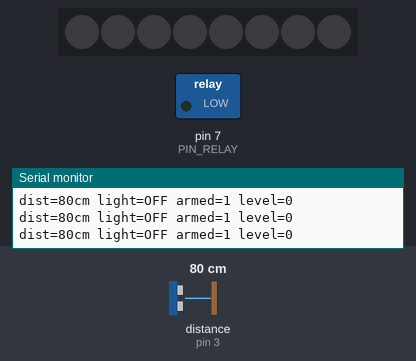
Bench run of a program on a simulated Arduino Nano, built with avr-gcc and run on an emulated ATmega328P. Parts: 8 RGB LEDs in strip order, left to right, switched loads named in the program (green lamp = pin HIGH), the last lines printed to the serial monitor. Wiring (inferred from the names in the program): ultrasonic range finder: trigger pin 2; echo pin 3. The test bench sets the inputs (shaded band); at power-on: distance to the obstacle (sensor on pin 3) 80 cm. The echo pulse lasts 58.3 µs per cm; dim RGB values are drawn brighter than linear; pins used as bus, display or sensor lines are not drawn.

Above: at 1.2 s.
1.3 s: distance to the obstacle (sensor on pin 3) set to 2 cm
At 1.47 s:
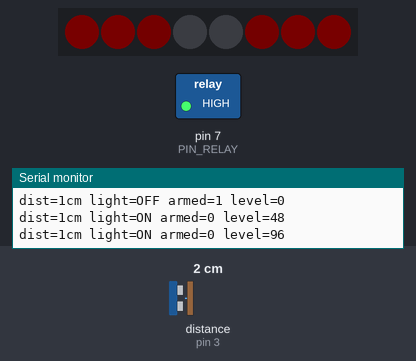
3.7 s: distance to the obstacle (sensor on pin 3) set to 18 cm
At 3.87 s:
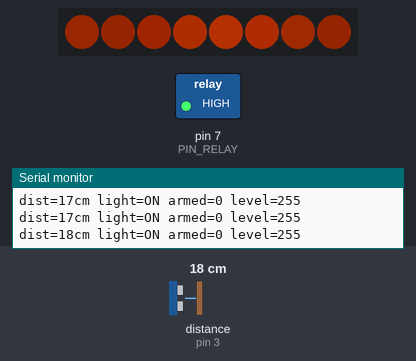
5.2 s: distance to the obstacle (sensor on pin 3) set to 35 cm
8.2 s: distance to the obstacle (sensor on pin 3) set to 4 cm
At 8.35 s:
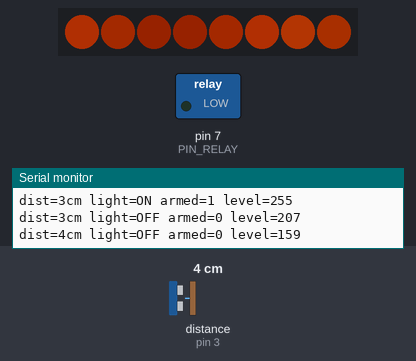
Timing chart, 0 to 11.0 s (numbered marks = the images above; inputs shaded):
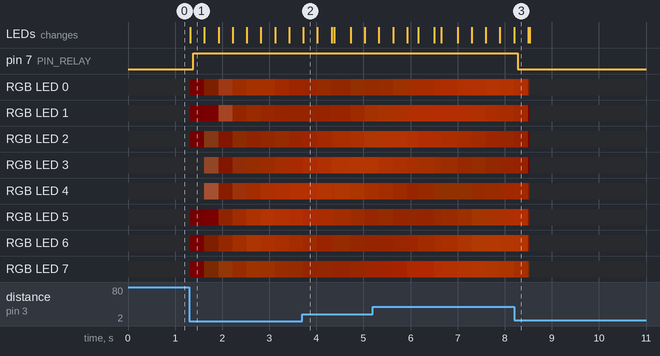

The program:

main.cpp
```cpp
#include <Arduino.h>
#include <FastLED.h>
#include "config.h"

#if FADE_ZONE_CM <= 0
#error "FADE_ZONE_CM must be > 0"
#endif

#define FADE_OUTER_CM (TRIGGER_DISTANCE_CM + FADE_ZONE_CM)
// brightness change per frame so that 0 -> 255 takes FADE_SLEW_MS
#define FADE_STEP_PER_FRAME max(1, 255L * FRAME_MS / FADE_SLEW_MS)

CRGB leds[NUM_LEDS];

bool lightOn = false;
bool armed = true;          // false right after a toggle, until the object leaves the fade zone

unsigned long lastMeasure = 0;
unsigned long lastFrame = 0;
uint16_t lastCm = 0;
uint8_t inRangeCount = 0;
uint8_t outsideCount = 0;
uint8_t level = 0;          // current LED level 0-255, slews towards targetLevel()
bool intro = false;         // turn-on animation running
unsigned long introStart = 0;

// Returns distance in cm, or 0 if nothing is in range.
uint16_t readDistanceCm() {
  digitalWrite(PIN_TRIG, LOW);
  delayMicroseconds(2);
  digitalWrite(PIN_TRIG, HIGH);
  delayMicroseconds(10);
  digitalWrite(PIN_TRIG, LOW);

  unsigned long us = pulseIn(PIN_ECHO, HIGH, ECHO_TIMEOUT_US);
  return us / 58; // speed of sound, round trip: ~58 us per cm
}

void setRelay(bool on) {
  digitalWrite(PIN_RELAY, on ? HIGH : LOW);
}

void updateSensor(unsigned long now) {
  if (now - lastMeasure < MEASURE_INTERVAL_MS) return;
  lastMeasure = now;

  uint16_t cm = readDistanceCm();
  lastCm = cm;

  bool inRange = cm > 0 && cm < TRIGGER_DISTANCE_CM;
  bool outside = cm == 0 || cm >= FADE_OUTER_CM;
  inRangeCount = inRange ? min(inRangeCount + 1, 255) : 0;
  outsideCount = outside ? min(outsideCount + 1, 255) : 0;

  if (!armed && outsideCount >= TRIGGER_CONFIRM) armed = true;

  // toggle: each confirmed entry into the trigger distance swaps the light state
  if (armed && inRangeCount >= TRIGGER_CONFIRM) {
    lightOn = !lightOn;
    armed = false;
    setRelay(lightOn);
    intro = lightOn && INTRO_MS > 0;
    introStart = now;
  }

#if DEBUG_SERIAL
  Serial.print(F("dist="));
  Serial.print(cm);
  Serial.print(F("cm light="));
  Serial.print(lightOn ? F("ON") : F("OFF"));
  Serial.print(F(" armed="));
  Serial.print(armed);
  Serial.print(F(" level="));
  Serial.println(level);
#endif
}

// 255 when on / 0 when off, or the toggle preview while an object is in the fade zone.
uint8_t targetLevel() {
  uint8_t base = lightOn ? 255 : 0;
  if (!armed || lastCm == 0 || lastCm >= FADE_OUTER_CM) return base;

  // progress through the zone: 0 at the outer edge -> 255 at the trigger distance
  uint16_t into = FADE_OUTER_CM - max(lastCm, (uint16_t)TRIGGER_DISTANCE_CM);
  uint8_t p = into * 255UL / FADE_ZONE_CM;
#if FADE_STEPS > 0
  p = (uint16_t)(p * FADE_STEPS / 255) * 255 / FADE_STEPS;
#endif
  return lightOn ? 255 - p : p;
}

// slow breathing glow, phase-shifted per LED, with a gentle noise-driven hue drift
void drawGlow(unsigned long now) {
  for (uint8_t i = 0; i < NUM_LEDS; i++) {
    uint8_t v = beatsin8(GLOW_BPM, GLOW_MIN, 255, 0, i * GLOW_PHASE);
    uint8_t hue = GLOW_HUE - GLOW_HUE_DRIFT / 2 + scale8(inoise8(i * 50, now / 8), GLOW_HUE_DRIFT);
    leds[i] = CHSV(hue, GLOW_SAT, v);
  }
}

#if INTRO_MS > 0
// turn-on animation: a comet laps the ring, decelerating, while the glow fades in underneath
void drawIntro(unsigned long now, unsigned long elapsed) {
  uint8_t t = elapsed * 255UL / INTRO_MS;
  uint8_t eased = 255 - scale8(255 - t, 255 - t);       // ease-out: fast start, gentle stop
  uint8_t mix = ease8InOutCubic(t);                      // 0 = all comet, 255 = all glow

  const uint16_t span = NUM_LEDS * 256;                  // ring length in 1/256 LED steps
  const uint16_t tail = INTRO_TAIL * 256;
  uint16_t head = (uint32_t)eased * INTRO_TURNS * span / 255 % span;

  drawGlow(now);
  for (uint8_t i = 0; i < NUM_LEDS; i++) {
    uint8_t led = INTRO_REVERSE ? NUM_LEDS - 1 - i : i;
    uint16_t behind = (head + span - i * 256) % span;    // distance from the comet head
    uint8_t v = behind < tail ? 255 - (uint32_t)behind * 255 / tail : 0;
    leds[led].nscale8(mix);
    leds[led] += CHSV(GLOW_HUE, INTRO_HEAD_SAT, scale8(v, 255 - mix));
  }
}
#endif

void updateLeds(unsigned long now) {
  if (now - lastFrame < FRAME_MS) return;
  lastFrame = now;

  uint8_t target = targetLevel();
  if (level < target) level = min(level + FADE_STEP_PER_FRAME, (long)target);
  else if (level > target) level = max(level - FADE_STEP_PER_FRAME, (long)target);

#if INTRO_MS > 0
  if (intro && now - introStart >= INTRO_MS) intro = false;
  if (intro) drawIntro(now, now - introStart);
  else
#endif
  // glow, scaled by the fade level
  drawGlow(now);
  FastLED.setBrightness((uint16_t)WS_BRIGHTNESS * level / 255);
  FastLED.show();
}

void setup() {
  pinMode(PIN_RELAY, OUTPUT);
  setRelay(false);
  pinMode(PIN_TRIG, OUTPUT);
  pinMode(PIN_ECHO, INPUT);

#if DEBUG_SERIAL
  Serial.begin(115200);
  Serial.println(F("BigPP gen3 ready"));
#endif

  FastLED.addLeds<WS2812B, PIN_WS, GRB>(leds, NUM_LEDS);
  FastLED.setBrightness(0);
  FastLED.setMaxPowerInVoltsAndMilliamps(5, WS_MAX_MA);
  FastLED.clear(true);
}

void loop() {
  unsigned long now = millis();
  updateSensor(now);
  updateLeds(now);
}
```

config.h
```cpp
#pragma once

// ---------- Pins (match docs/wiring.drawio) ----------
#define PIN_TRIG   2   // HC-SR04 TRIG
#define PIN_ECHO   3   // HC-SR04 ECHO
#define PIN_WS     6   // WS2812 DIN (through R2 330R)
#define PIN_RELAY  7   // Q1 base (through R1 1k) -> K1 coil

// ---------- Trigger behaviour ----------
#define TRIGGER_DISTANCE_CM   15      // something closer than this toggles the light (off -> on, on -> off)
#define TRIGGER_CONFIRM      2     // consecutive readings needed to toggle / re-arm (filters glitches)
#define MEASURE_INTERVAL_MS   60      // HC-SR04 datasheet: >= 60 ms between pings
#define ECHO_TIMEOUT_US       25000UL // ~4 m; no echo within this = nothing in range

// ---------- WS2812 ----------
#define NUM_LEDS          8
#define WS_BRIGHTNESS     80   // 0-255
#define WS_MAX_MA         200  // FastLED limits brightness to stay under this current

// ---------- Approach fade ----------
// Between TRIGGER_DISTANCE_CM + FADE_ZONE_CM and TRIGGER_DISTANCE_CM the LEDs preview the toggle:
// off -> brightening up to 100% at the trigger, on -> dimming down to 0% at the trigger.
// After a toggle you must leave the zone (go beyond its outer edge) before the next one.
#define FADE_ZONE_CM      15   // width of the fade zone in front of the trigger distance
#define FADE_STEPS        0    // 0 = continuous; N = quantize the zone into N visible brightness steps
#define FADE_SLEW_MS      300  // time for a full 0 -> 100% change; smooths sensor jitter (lower = snappier)
#define FRAME_MS          10   // LED refresh interval

// ---------- Glow effect (shown when on, and dimmed in the fade zone) ----------
// A soft colour that slowly "breathes"; each LED is slightly out of phase so the glow ripples,
// and the hue wanders a little around GLOW_HUE.
// Hue: 0 red, 20 amber, 32 orange, 64 yellow, 96 green, 128 aqua, 160 blue, 192 purple, 224 pink
#define GLOW_HUE          20   // base colour
#define GLOW_SAT          220  // 255 = pure colour, lower = towards white (softer)
#define GLOW_BPM          10   // breaths per minute (10 = one breath every 6 s)
#define GLOW_MIN          140  // brightness at the bottom of a breath (255 = no breathing)
#define GLOW_PHASE        40   // phase offset between neighbouring LEDs (0 = all breathe together)
#define GLOW_HUE_DRIFT    12   // how far the hue wanders around GLOW_HUE (0 = fixed colour)

// ---------- Turn-on animation ----------
// On each off -> on toggle a comet laps the ring, slowing down, while the glow fades in underneath.
// Assumes the LEDs are arranged in a circle (LED NUM_LEDS-1 sits next to LED 0).
#define INTRO_MS          1500 // duration (0 = no animation, straight to the glow)
#define INTRO_TURNS       2    // laps the comet runs
#define INTRO_TAIL        4    // tail length in LEDs
#define INTRO_HEAD_SAT    120  // comet colour saturation (GLOW_HUE); lower = whiter, sparklier head
#define INTRO_REVERSE     0    // 1 = run the other way round

// ---------- Debug ----------
#define DEBUG_SERIAL 1 // 1 = print distance/state on the serial monitor (115200)
```

Measured:
- after the input at 1.3 s, pin 7 (PIN_RELAY): LOW → HIGH after 0.08 s; RGB LED 0: off → RGB(2, 0, 0) at once, → RGB(4, 1, 0) 0.30 s later, → RGB(31, 11, 4) 0.30 s later, → RGB(32, 9, 0) 0.30 s later, … (8 changes in this stretch)
- after the input at 8.2 s, pin 7 (PIN_RELAY): HIGH → LOW after 0.08 s
